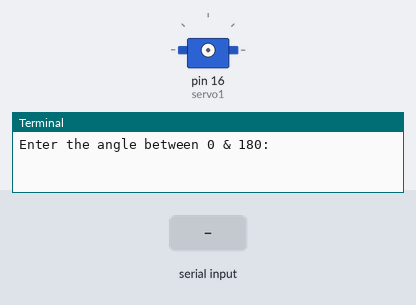
Bench run of a program on a simulated Raspberry Pi (header pin numbers). On the bench: servo, the last lines printed to the terminal. Inputs (shaded band) come from the test bench. Servo angles are drawn from the pulse width (0.5 ms = 0°, 2.5 ms = 180°).

Above: at 1.2 s.
1.3 s: "5" typed at the terminal, then Enter
2.8 s: "90" typed at the terminal, then Enter
At 3.8 s:
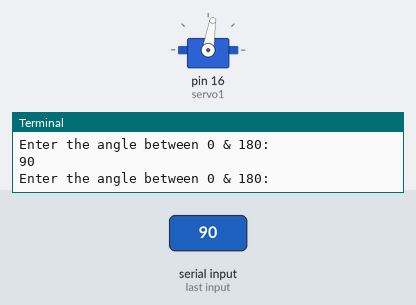
4.3 s: "200" typed at the terminal, then Enter
At 5.0 s:
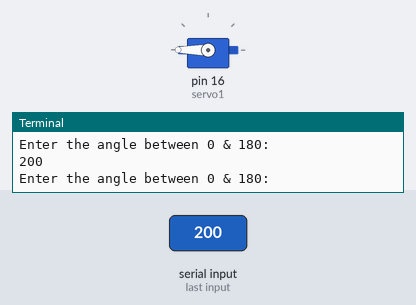
Timing chart, 0 to 7.3 s (numbered marks = the images above; inputs shaded):
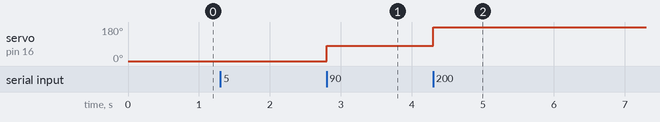

The program:

servo_test_go-to-angle.py
```python
# Import libraries
import RPi.GPIO as GPIO
import time

# Set GPIO numbering mode
GPIO.setmode(GPIO.BOARD)

# Set pin 16 as an output, and set servo1 as pin 16 as PWM
GPIO.setup(16,GPIO.OUT)
servo1 = GPIO.PWM(16,50) # Note 16 is pin, 50 = 50Hz pulse

#start PWM running, but with value of 0 (pulse off)
servo1.start(0)

#Loop to allow user to enter angle to move to.
try:
    while True:
        angle = float(input('Enter the angle between 0 & 180: '))
        servo1.ChangeDutyCycle(2+(angle/18))
        time.sleep(0.5)
        servo1.ChangeDutyCycle(0)

#Clean-up at the end
finally:
    servo1.stop()
    GPIO.cleanup()
    print ("Goodbye")
```

Measured:
- after the input at 2.8 s, servo on pin 16 (servo1): 0° → 81° at once
- after the input at 4.3 s, servo on pin 16 (servo1): 81° → 180° at once
